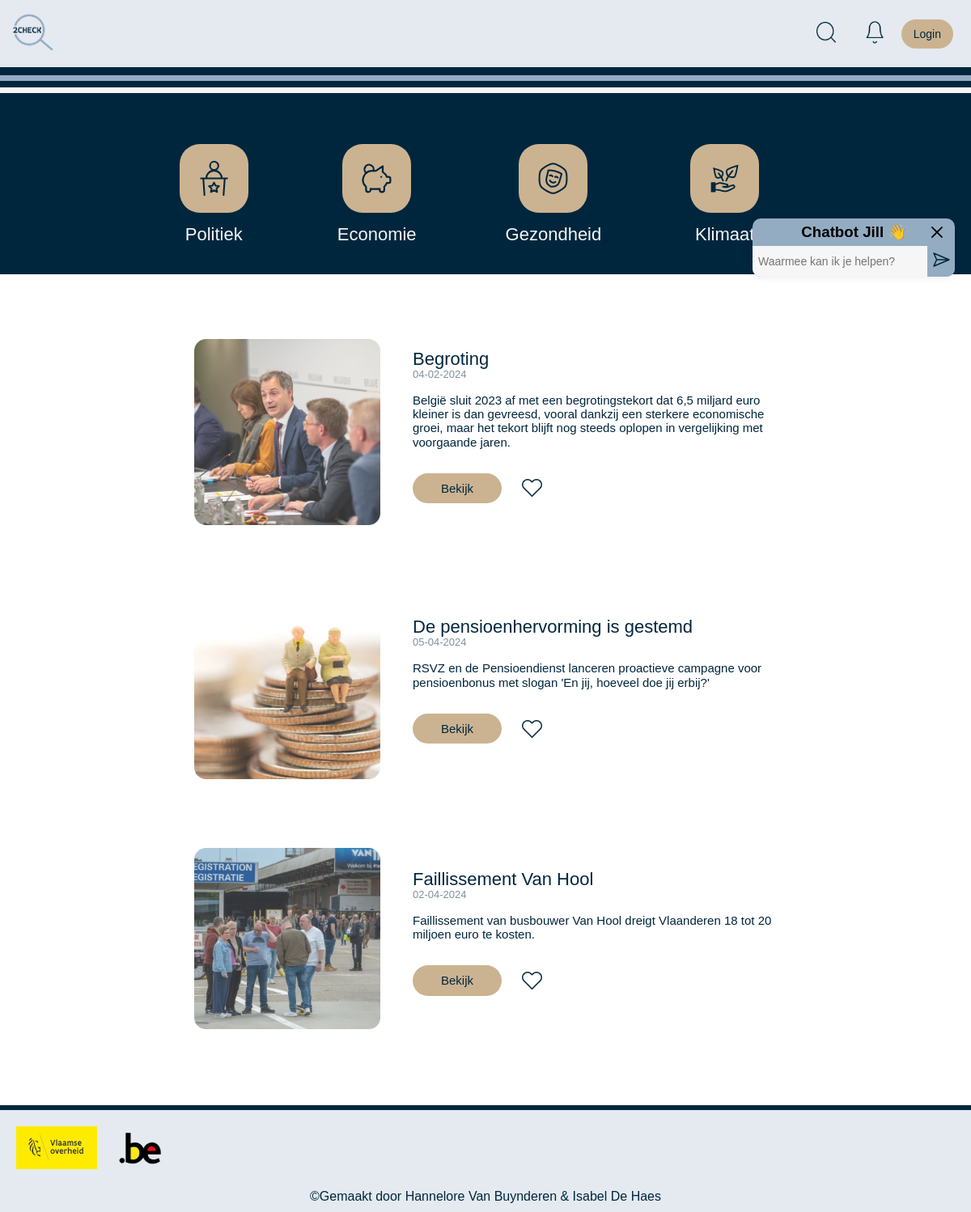
Page /economie.php on the committed database.
### tables this page shows
CREATE TABLE `artikel` (
  `id` int(11) NOT NULL,
  `naam` varchar(300) NOT NULL,
  `inhoud` varchar(600) NOT NULL,
  `datum` varchar(10) DEFAULT NULL,
  `foto` varchar(300) DEFAULT NULL,
  `favoriet` tinyint(1) DEFAULT '0',
  `thema` varchar(300) NOT NULL,
  `link` varchar(300) NOT NULL
);

### classes/Artikel.php (called while the page is built, shortened)
<?php
class Artikel {
    private string $thema;
    public function setThema($thema) {
        $this->thema = $thema;
    }
    public function searchByThema() {
        $conn = Db::getConnection();
        $query = "SELECT * FROM artikel WHERE thema = :thema";
        $params = ['thema' => $this->thema];
        $statement = $conn->prepare($query);
        $statement->execute($params);
        $results = $statement->fetchAll(PDO::FETCH_ASSOC);
        return $results;
    }
}
?>

### economie.php (the view, shortened to what this page needs)
<!DOCTYPE html>
<html lang="en">
<head>
    <link rel="stylesheet" href="styles/normalize.css">
    <link rel="stylesheet" href="styles/style.css">
    <link rel="stylesheet" href="styles/general.css">
    <link rel="stylesheet" href="styles/header.css">
    <link rel="stylesheet" href="styles/detailpagina2.css">
    <link rel="stylesheet" href="styles/profiel.css">
</head>
<body>
    <?php include_once("nav.inc.php") ?>
    <?php include_once("header.inc.php") ?>
    <div class="artikels">
        <?php
        include_once("classes/Artikel.php");
        $artikel = new Artikel();
        $artikel->setThema("economie");
        $economie_artikelen = $artikel->searchByThema();
        foreach ($economie_artikelen as $artikel) :
            $naam = $artikel['naam'];
            $inhoud = $artikel['inhoud'];
            $datum = $artikel['datum'];
            $fotoBestandsnaam = $artikel['foto'];
            $link = $artikel['link'];
        ?>
            <div class="artikel_div">
                <div class="image" style="position: relative;">
                    <img class="artikel_foto" src="images\artikel_foto\<?= $fotoBestandsnaam ?>" alt="Afbeelding">
                </div>
                <div class="article-content">
                    <div class="title">
                        <h2><?= $naam ?></h2>
                        <p><?= $datum ?></p>
                    </div>
                    <div class="text">
                        <p><?= $inhoud ?></p>
                    </div>
                    <div class="bekijk">
                        <a href="<?= $link ?>">Bekijk</a>
                        <img class="heart-icon" src="images/unlikeheart.png" alt="unlike" onclick="toggleLike()">
                    </div>
                </div>
            </div>
        <?php endforeach; ?>
    </div>
    <?php include_once("footer.inc.php") ?>
</body>
</html>

### styles/style.css (style rules this page uses)
* { margin: 0; padding: 0; }
.title { color: #00263D; font-weight: 400; font-family: "neue-haas-grotesk-text", sans-serif; font-style: 12px; }
p { color: #00263D; font-weight: 400; font-family: "neue-haas-grotesk-text", sans-serif; font-style: 10px; }

### styles/general.css (style rules this page uses)
p { font-size: 14px; font-weight: 400; font-family: "neue-haas-grotesk-text", sans-serif; font-style: normal; }
p { font-weight: 400; font-family: "neue-haas-grotesk-text", sans-serif; font-style: normal; }

### styles/detailpagina2.css (style rules this page uses)
* { margin: 0; padding: 0; }
body { overflow-x: hidden; }
.artikels { margin-bottom: 90px; }
.heart-icon { width: 25px; height: auto; }
.artikel_div { display: flex; align-items: center; margin-bottom: 20px; margin-top: 60px; margin-right: 25px; }
.article-content div { flex: 1; margin-right: 40px; }
.text p { margin-top: 15px; font-size: 12px; margin-bottom: 30px; font-weight: 300; font-family: "neue-haas-grotesk-text", sans-serif; font-style: normal; color: #00263d; }
.image { width: 170px; margin-right: 10px; }
.image img { width: 150px; margin-left: 15px; }
.article-content h2 { font-size: 18px; font-weight: 400; font-family: "neue-haas-grotesk-text", sans-serif; font-style: normal; color: #00263d; }
.title p { font-size: 13px; font-weight: 400; font-family: "neue-haas-grotesk-text", sans-serif; font-style: normal; color: rgb(0, 38, 61, 50%); }
.artikel_div a { font-size: 15px; font-weight: 400; font-family: "neue-haas-grotesk-text", sans-serif; font-style: normal; text-decoration: none; background-color: #cbb391; color: #00263d; padding: 10px 35px; border-radius: 30px; margin-right: 25px; }
.bekijk { display: flex; align-items: center; }
@media (min-width: 600px) { .image { margin-right: 90px; } }
@media (min-width: 600px) { .image img { margin-top: 20px; width: 180px; margin-left: 50px; } }
@media (min-width: 600px) { .text p { font-size: 14px; } }
@media (min-width: 600px) { .article-content h2 { font-size: 20px; } }
@media (min-width: 1000px) { .image { margin-right: 340px; } }
@media (min-width: 1000px) { .image img { margin-top: 20px; width: 230px; margin-left: 240px; } }
@media (min-width: 1000px) { .text p { font-size: 15px; } }
@media (min-width: 1000px) { .article-content h2 { font-size: 22px; } }
@media (min-width: 1000px) { .article-content div { margin-right: 190px; } }

### styles/profiel.css (style rules this page uses)
* { font-family: "neue-haas-grotesk-text", sans-serif; }
h2 { color: #00263d; }

### rows in the picture
artikel: foto (picture), naam "Begroting", datum "04-02-2024", inhoud "België sluit 2023 af met een begrotingstekort dat 6,5 miljard euro kleiner is dan gevreesd, vooral dankzij een sterkere economische groei, maar het tekort blijft nog steeds oplopen in vergelijking met voorgaande jaren."
artikel: foto (picture), naam "De pensioenhervorming is gestemd", datum "05-04-2024", inhoud "RSVZ en de Pensioendienst lanceren proactieve campagne voor pensioenbonus met slogan 'En jij, hoeveel doe jij erbij?'"
artikel: foto (picture), naam "Faillissement Van Hool", datum "02-04-2024", inhoud "Faillissement van busbouwer Van Hool dreigt Vlaanderen 18 tot 20 miljoen euro te kosten."
